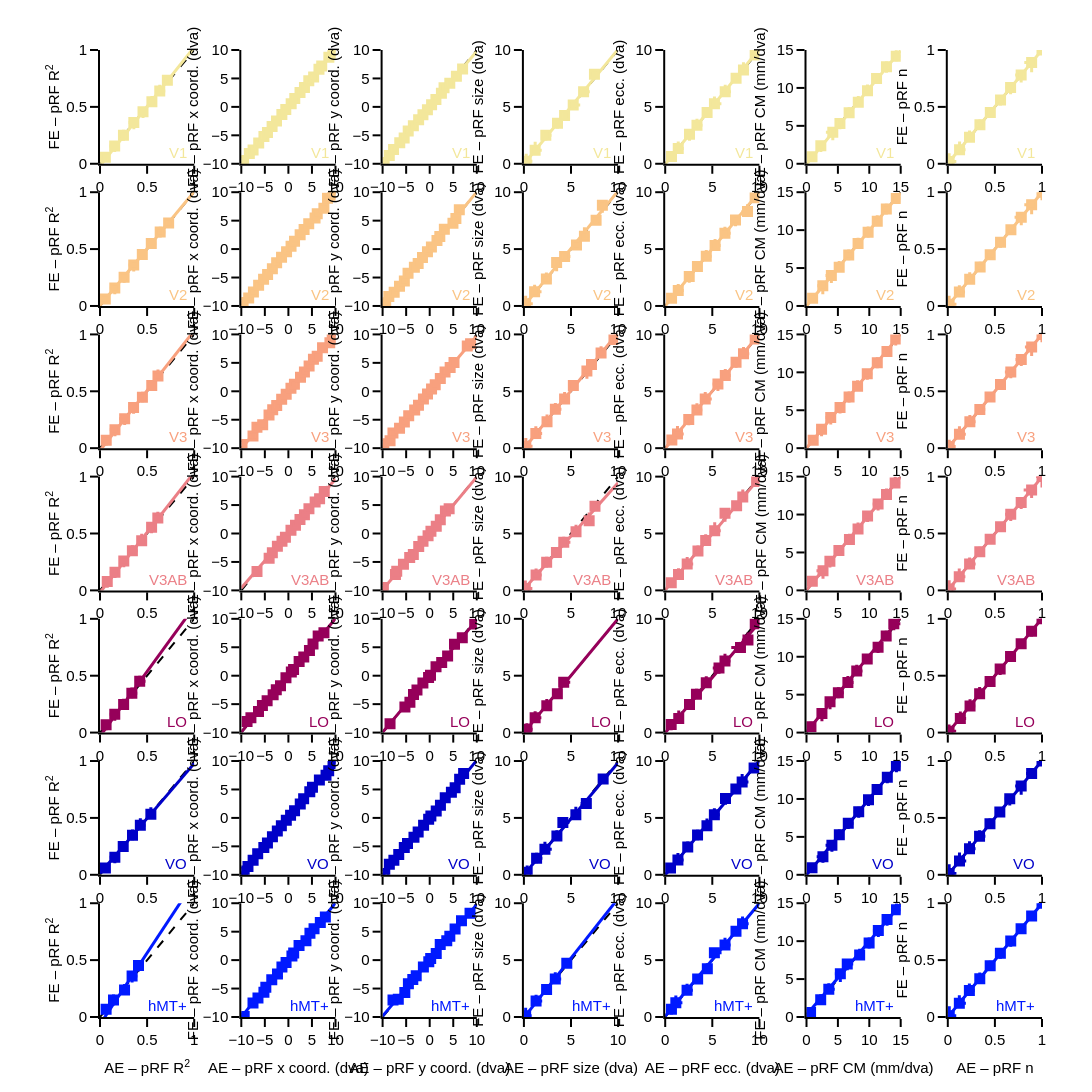

Notebook cell for this chart:
### Code cell
#def corr_plot(df, figure_info, rsq2use):
"""
Make correlation plot across eyes

Parameters
----------
df : A data dataframe
figure_info : dict with figure settings
rsq2use : rsquare to use

Returns
-------
fig : eccentricy as a function of size plot
"""

#from maths_utils import weighted_regression

# General figure settings
template_specs = dict(axes_color="rgba(0, 0, 0, 1)",
                      axes_width=2,
                      axes_font_size=15,
                      bg_col="rgba(255, 255, 255, 1)",
                      font='Arial',
                      title_font_size=15,
                      rois_plot_width=1.5)

# General figure settings
fig_template = plotly_template(template_specs)
roi_colors = figure_info['roi_colors']
fig_margin = figure_info['rois_fig_margin']
rois = figure_info['rois']
corr_params = figure_info['corr_params']
corr_params_axes = figure_info['corr_params_axes']
corr_params_ranges = figure_info['corr_params_ranges']
rows, cols = len(rois), len(corr_params)

rois_hor_spacing = figure_info['rois_hor_spacing']
rois_ver_spacing = figure_info['rois_ver_spacing']
rois_plot_height = figure_info['rois_plot_height']
rois_plot_width = figure_info['rois_plot_width']
subject_group = figure_info['subject_group']

fig_height = rois_plot_height * rows + fig_margin[1] + fig_margin[3] + (rois_ver_spacing * (rows-1))
fig_width = rois_plot_width * cols + fig_margin[0] + fig_margin[2] + (rois_hor_spacing * (cols-1))
hor_spacing = rois_hor_spacing / (fig_width - fig_margin[0] - fig_margin[2])
ver_spacing = rois_ver_spacing / (fig_height - fig_margin[1] - fig_margin[3])

# General settings
fig = make_subplots(rows=rows, cols=cols, print_grid=False, 
                   horizontal_spacing=hor_spacing,
                   vertical_spacing=ver_spacing)


for l, corr_param in enumerate(corr_params):
    tsv_fn = f'/home/mszinte/disks/meso_S/data/amblyo7T_prf/derivatives/pp_data/sub-01/fsnative/prf/tsv/sub-01_task-BarsBarsRingsWedges_fmriprep_dct_z-score_concat_rois-group-mmp_{corr_param}-corr.tsv'
    df = pd.read_table(tsv_fn, sep="\t") 
    
    for j, roi in enumerate(rois):
        
        # Parametring colors
        roi_color = roi_colors[roi]
        roi_color_opac = f"rgba{roi_color[3:-1]}, 0.15)"
        
        # Get data
        df_roi = df.loc[(df.roi == roi)]

        # AE-RE
        param_AR_median = np.array(df_roi[f'{corr_param}_AE-RE_median'])
        param_AR_upper_bound = np.array(df_roi[f'{corr_param}_AE-RE_ci_upper_bound'])
        param_AR_lower_bound = np.array(df_roi[f'{corr_param}_AE-RE_ci_lower_bound'])

        # FE-LE
        param_FL_median = np.array(df_roi[f'{corr_param}_FE-LE_median'])
        param_FL_upper_bound = np.array(df_roi[f'{corr_param}_FE-LE_ci_upper_bound'])
        param_FL_lower_bound = np.array(df_roi[f'{corr_param}_FE-LE_ci_lower_bound'])

        # Combined (multiply) R2
        r2_combined = np.array(df_roi[f'{rsq2use}_combined'])

        # Diagonal reference
        fig.add_trace(go.Scatter(x=line_x, y=line_x, mode='lines',
                                  line=dict(color='rgba(0, 0, 0, 1)', width=2, dash='dash'), 
                                  showlegend=False), 
                      row=j+1, col=l+1)

        # Linear regression
        slope, intercept = weighted_regression(param_AR_median, param_FL_median, r2_combined, model='linear')
        line_x = np.linspace(corr_params_ranges[l][0], corr_params_ranges[l][1], 50)
        line = slope * line_x + intercept

        fig.add_trace(go.Scatter(x=line_x, y=line, mode='lines',
                                  line=dict(color=roi_color, width=3), showlegend=False), 
                      row=j+1, col=l+1)

        # Markers
        fig.add_trace(go.Scatter(x=param_AR_median, 
                                 y=param_FL_median, mode='markers', 
                                 
                                 error_x=dict(type='data', 
                                              array=param_AR_upper_bound - param_AR_median, 
                                              arrayminus=param_AR_median - param_AR_lower_bound,
                                              visible=True, 
                                              thickness=3, 
                                              width=0, 
                                              color=roi_color),
                                 error_y=dict(type='data', 
                                              array=param_FL_upper_bound - param_FL_median, 
                                              arrayminus=param_FL_median - param_FL_lower_bound,
                                              visible=True, 
                                              thickness=3, 
                                              width=0, 
                                              color=roi_color),
                                 marker=dict(color=roi_color,
                                             symbol='square',
                                             size=8, 
                                             line=dict(color=roi_color, width=3)), 
                                  showlegend=False), 
                      row=j + 1, 
                      col=l + 1)
            
        # Add legend
        annotation = go.layout.Annotation(x=corr_params_ranges[l][1] - 0.05 * (corr_params_ranges[l][1]-corr_params_ranges[l][0]), 
                                          y=corr_params_ranges[l][1] - 0.9 * (corr_params_ranges[l][1]-corr_params_ranges[l][0]),
                                          text=roi, xanchor='right',
                                          showarrow=False, font_color=roi_color, 
                                          font_family=template_specs['font'],
                                          font_size=template_specs['axes_font_size'],
             )
        fig.add_annotation(annotation, row=j + 1, col=l+1)

        # Set axis
        if subject_group == 'patient':
            title_text_x = f'AE – {corr_params_axes[l]}'
            title_text_y = f'FE – {corr_params_axes[l]}'
        elif subject_group == 'control':
            title_text_x = f'RE – {corr_params_axes[l]}'
            title_text_y = f'LE – {corr_params_axes[l]}'
            
        if j == len(corr_params)-1:
            fig.update_xaxes(title_text=title_text_x, range=corr_params_ranges[l], showline=True, row=j + 1, col=l + 1)
        else:
            fig.update_xaxes(title_text='', range=corr_params_ranges[l], showline=True, row=j + 1, col=l + 1)
        
        fig.update_yaxes(title_text=title_text_y, range=corr_params_ranges[l], showline=True, row=j + 1, col=l + 1)
        
fig.update_layout(height=fig_height, 
                  width=fig_width, 
                  showlegend=False, 
                  template=fig_template,
                  margin_l=fig_margin[0], 
                  margin_t=fig_margin[1], 
                  margin_r=fig_margin[2], 
                  margin_b=fig_margin[3]
                 )
fig.show()
#return fig
